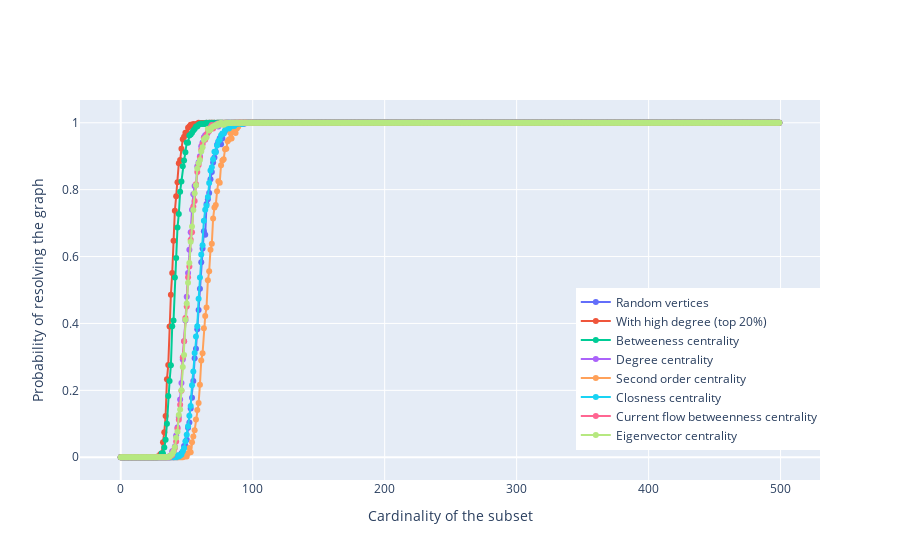

Notebook code for this chart:
### Code cell
# Define your data
x = list(solutions_rand.keys())
y = list(solutions_rand.values())

x1 = list(solutions_first_q.keys())
y1 = list(solutions_first_q.values())

#x2 = list(solutions_prob_d.keys())
#y2 = list(solutions_prob_d.values())

x3 = list(solutions_prob_bc.keys())
y3 = list(solutions_prob_bc.values())

x4 = list(solutions_prob_dc.keys())
y4 = list(solutions_prob_dc.values())

x5 = list(solutions_prob_so.keys())
y5 = list(solutions_prob_so.values())

x6 = list(solutions_prob_cc.keys())
y6 = list(solutions_prob_cc.values())

x7 = list(solutions_prob_flow_bc.keys())
y7 = list(solutions_prob_flow_bc.values())

x8 = list(solutions_prob_eigen.keys())
y8 = list(solutions_prob_eigen.values())

# Define the trace for the scatter plot
trace = go.Scatter(x=x, y=y, mode='markers+lines', name='Random vertices')
trace1 = go.Scatter(x=x1, y=y1, mode='markers+lines', name='With high degree (top 20%)')
trace3 = go.Scatter(x=x3, y=y3, mode='markers+lines', name='Betweeness centrality')
trace4 = go.Scatter(x=x4, y=y4, mode='markers+lines', name='Degree centrality')
trace5 = go.Scatter(x=x5, y=y5, mode='markers+lines', name='Second order centrality')
trace6 = go.Scatter(x=x6, y=y6, mode='markers+lines', name='Closness centrality')
trace7 = go.Scatter(x=x7, y=y7, mode='markers+lines', name='Current flow betweenness centrality')
trace8 = go.Scatter(x=x8, y=y8, mode='markers+lines', name='Eigenvector centrality')


# Define the layout
layout = go.Layout(#title='Probability of resolving the graph as a function of the subset cardinality', 
                   #title_x=0.5,
                   xaxis=dict(title='Cardinality of the subset'), 
                   yaxis=dict(title='Probability of resolving the graph'),
                   legend=dict(x=0.67, y=0.08, orientation='v'))

# Combine the traces and layout into a figure
fig = go.Figure(data=[trace, trace1, trace3, trace4, trace5, trace6, trace7, trace8], layout=layout)

# Show the figure
fig.show()

### Figure 1 — Plotly figure (JSON) as saved in the notebook; plotly's stock layout.template omitted (floating-point values rounded to 4 significant figures; data arrays with more than 128 entries replaced by an {"elided": "..."} marker saying what was removed)
{"data": [{"mode": "markers+lines", "name": "Random vertices", "type": "scatter", "x": {"elided": "500 int values"}, "y": {"elided": "500 float values"}}, {"mode": "markers+lines", "name": "With high degree (top 20%)", "type": "scatter", "x": {"elided": "500 int values"}, "y": {"elided": "500 float values"}}, {"mode": "markers+lines", "name": "Betweeness centrality", "type": "scatter", "x": {"elided": "500 int values"}, "y": {"elided": "500 float values"}}, {"mode": "markers+lines", "name": "Degree centrality", "type": "scatter", "x": {"elided": "500 int values"}, "y": {"elided": "500 float values"}}, {"mode": "markers+lines", "name": "Second order centrality", "type": "scatter", "x": {"elided": "500 int values"}, "y": {"elided": "500 float values"}}, {"mode": "markers+lines", "name": "Closness centrality", "type": "scatter", "x": {"elided": "500 int values"}, "y": {"elided": "500 float values"}}, {"mode": "markers+lines", "name": "Current flow betweenness centrality", "type": "scatter", "x": {"elided": "500 int values"}, "y": {"elided": "500 float values"}}, {"mode": "markers+lines", "name": "Eigenvector centrality", "type": "scatter", "x": {"elided": "500 int values"}, "y": {"elided": "500 float values"}}], "layout": {"legend": {"orientation": "v", "x": 0.67, "y": 0.08}, "xaxis": {"title": {"text": "Cardinality of the subset"}}, "yaxis": {"title": {"text": "Probability of resolving the graph"}}}}
